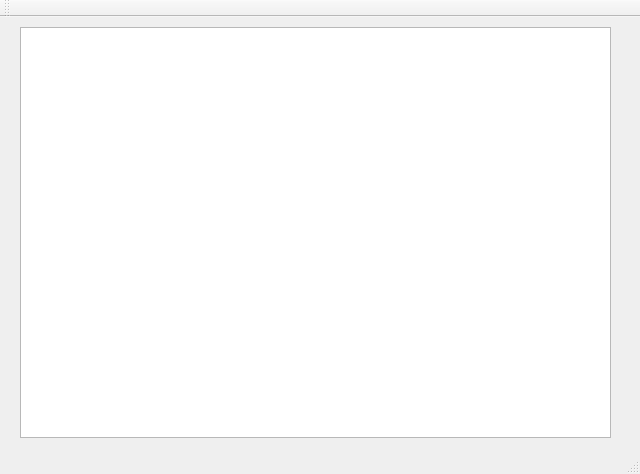
<?xml version="1.0" encoding="UTF-8"?>
<ui version="4.0">
 <class>MainWindow</class>
 <widget class="QMainWindow" name="MainWindow">
  <property name="geometry">
   <rect>
    <x>0</x>
    <y>0</y>
    <width>640</width>
    <height>474</height>
   </rect>
  </property>
  <property name="windowTitle">
   <string>MainWindow</string>
  </property>
  <widget class="QWidget" name="centralWidget">
   <widget class="QTableView" name="tableView">
    <property name="geometry">
     <rect>
      <x>20</x>
      <y>10</y>
      <width>591</width>
      <height>411</height>
     </rect>
    </property>
    <property name="gridStyle">
     <enum>Qt::SolidLine</enum>
    </property>
    <attribute name="verticalHeaderVisible">
     <bool>false</bool>
    </attribute>
   </widget>
  </widget>
  <widget class="QMenuBar" name="menuBar">
   <property name="geometry">
    <rect>
     <x>0</x>
     <y>0</y>
     <width>640</width>
     <height>23</height>
    </rect>
   </property>
  </widget>
  <widget class="QToolBar" name="mainToolBar">
   <attribute name="toolBarArea">
    <enum>TopToolBarArea</enum>
   </attribute>
   <attribute name="toolBarBreak">
    <bool>false</bool>
   </attribute>
  </widget>
  <widget class="QStatusBar" name="statusBar"/>
 </widget>
 <layoutdefault spacing="6" margin="11"/>
 <resources/>
 <connections/>
</ui>
